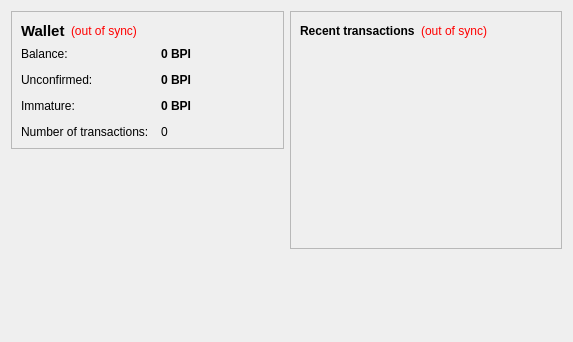
<?xml version="1.0" encoding="UTF-8"?>
<ui version="4.0">
 <class>OverviewPage</class>
 <widget class="QWidget" name="OverviewPage">
  <property name="geometry">
   <rect>
    <x>0</x>
    <y>0</y>
    <width>573</width>
    <height>342</height>
   </rect>
  </property>
  <property name="windowTitle">
   <string>Form</string>
  </property>
  <layout class="QHBoxLayout" name="horizontalLayout" stretch="1,1">
   <item>
    <layout class="QVBoxLayout" name="verticalLayout_2">
     <item>
      <widget class="QFrame" name="frame">
       <property name="frameShape">
        <enum>QFrame::StyledPanel</enum>
       </property>
       <property name="frameShadow">
        <enum>QFrame::Raised</enum>
       </property>
       <layout class="QVBoxLayout" name="verticalLayout_4">
        <item>
         <layout class="QHBoxLayout" name="horizontalLayout_4">
          <item>
           <widget class="QLabel" name="label_5">
            <property name="font">
             <font>
              <pointsize>11</pointsize>
              <weight>75</weight>
              <bold>true</bold>
             </font>
            </property>
            <property name="text">
             <string>Wallet</string>
            </property>
           </widget>
          </item>
          <item>
           <widget class="QLabel" name="labelWalletStatus">
            <property name="toolTip">
             <string>The displayed information may be out of date. Your wallet automatically synchronizes with the bigpicoin network after a connection is established, but this process has not completed yet.</string>
            </property>
            <property name="styleSheet">
             <string notr="true">QLabel { color: red; }</string>
            </property>
            <property name="text">
             <string notr="true">(out of sync)</string>
            </property>
            <property name="alignment">
             <set>Qt::AlignLeading|Qt::AlignLeft|Qt::AlignVCenter</set>
            </property>
           </widget>
          </item>
          <item>
           <spacer name="horizontalSpacer_2">
            <property name="orientation">
             <enum>Qt::Horizontal</enum>
            </property>
            <property name="sizeHint" stdset="0">
             <size>
              <width>40</width>
              <height>20</height>
             </size>
            </property>
           </spacer>
          </item>
         </layout>
        </item>
        <item>
         <layout class="QFormLayout" name="formLayout_2">
          <property name="fieldGrowthPolicy">
           <enum>QFormLayout::AllNonFixedFieldsGrow</enum>
          </property>
          <property name="horizontalSpacing">
           <number>12</number>
          </property>
          <property name="verticalSpacing">
           <number>12</number>
          </property>
          <item row="0" column="0">
           <widget class="QLabel" name="label">
            <property name="text">
             <string>Balance:</string>
            </property>
           </widget>
          </item>
          <item row="0" column="1">
           <widget class="QLabel" name="labelBalance">
            <property name="font">
             <font>
              <weight>75</weight>
              <bold>true</bold>
             </font>
            </property>
            <property name="cursor">
             <cursorShape>IBeamCursor</cursorShape>
            </property>
            <property name="toolTip">
             <string>Your current balance</string>
            </property>
            <property name="text">
             <string notr="true">0 BPI</string>
            </property>
            <property name="textInteractionFlags">
             <set>Qt::LinksAccessibleByMouse|Qt::TextSelectableByKeyboard|Qt::TextSelectableByMouse</set>
            </property>
           </widget>
          </item>
          <item row="1" column="0">
           <widget class="QLabel" name="label_3">
            <property name="text">
             <string>Unconfirmed:</string>
            </property>
           </widget>
          </item>
          <item row="1" column="1">
           <widget class="QLabel" name="labelUnconfirmed">
            <property name="font">
             <font>
              <weight>75</weight>
              <bold>true</bold>
             </font>
            </property>
            <property name="cursor">
             <cursorShape>IBeamCursor</cursorShape>
            </property>
            <property name="toolTip">
             <string>Total of transactions that have yet to be confirmed, and do not yet count toward the current balance</string>
            </property>
            <property name="text">
             <string notr="true">0 BPI</string>
            </property>
            <property name="textInteractionFlags">
             <set>Qt::LinksAccessibleByMouse|Qt::TextSelectableByKeyboard|Qt::TextSelectableByMouse</set>
            </property>
           </widget>
          </item>
          <item row="3" column="0">
           <widget class="QLabel" name="label_2">
            <property name="text">
             <string>Number of transactions:</string>
            </property>
           </widget>
          </item>
          <item row="3" column="1">
           <widget class="QLabel" name="labelNumTransactions">
            <property name="toolTip">
             <string>Total number of transactions in wallet</string>
            </property>
            <property name="text">
             <string notr="true">0</string>
            </property>
           </widget>
          </item>
          <item row="2" column="0">
           <widget class="QLabel" name="labelImmatureText">
            <property name="text">
             <string>Immature:</string>
            </property>
           </widget>
          </item>
          <item row="2" column="1">
           <widget class="QLabel" name="labelImmature">
            <property name="font">
             <font>
              <weight>75</weight>
              <bold>true</bold>
             </font>
            </property>
            <property name="toolTip">
             <string>Mined balance that has not yet matured</string>
            </property>
            <property name="text">
             <string notr="true">0 BPI</string>
            </property>
            <property name="textInteractionFlags">
             <set>Qt::LinksAccessibleByMouse|Qt::TextSelectableByKeyboard|Qt::TextSelectableByMouse</set>
            </property>
           </widget>
          </item>
         </layout>
        </item>
       </layout>
      </widget>
     </item>
     <item>
      <spacer name="verticalSpacer">
       <property name="orientation">
        <enum>Qt::Vertical</enum>
       </property>
       <property name="sizeHint" stdset="0">
        <size>
         <width>20</width>
         <height>40</height>
        </size>
       </property>
      </spacer>
     </item>
    </layout>
   </item>
   <item>
    <layout class="QVBoxLayout" name="verticalLayout_3">
     <item>
      <widget class="QFrame" name="frame_2">
       <property name="frameShape">
        <enum>QFrame::StyledPanel</enum>
       </property>
       <property name="frameShadow">
        <enum>QFrame::Raised</enum>
       </property>
       <layout class="QVBoxLayout" name="verticalLayout">
        <item>
         <layout class="QHBoxLayout" name="horizontalLayout_2">
          <item>
           <widget class="QLabel" name="label_4">
            <property name="text">
             <string>&lt;b&gt;Recent transactions&lt;/b&gt;</string>
            </property>
           </widget>
          </item>
          <item>
           <widget class="QLabel" name="labelTransactionsStatus">
            <property name="toolTip">
             <string>The displayed information may be out of date. Your wallet automatically synchronizes with the bigpicoin network after a connection is established, but this process has not completed yet.</string>
            </property>
            <property name="styleSheet">
             <string notr="true">QLabel { color: red; }</string>
            </property>
            <property name="text">
             <string notr="true">(out of sync)</string>
            </property>
            <property name="alignment">
             <set>Qt::AlignRight|Qt::AlignTrailing|Qt::AlignVCenter</set>
            </property>
           </widget>
          </item>
          <item>
           <spacer name="horizontalSpacer">
            <property name="orientation">
             <enum>Qt::Horizontal</enum>
            </property>
            <property name="sizeHint" stdset="0">
             <size>
              <width>40</width>
              <height>20</height>
             </size>
            </property>
           </spacer>
          </item>
         </layout>
        </item>
        <item>
         <widget class="QListView" name="listTransactions">
          <property name="styleSheet">
           <string notr="true">QListView { background: transparent; }</string>
          </property>
          <property name="frameShape">
           <enum>QFrame::NoFrame</enum>
          </property>
          <property name="verticalScrollBarPolicy">
           <enum>Qt::ScrollBarAlwaysOff</enum>
          </property>
          <property name="horizontalScrollBarPolicy">
           <enum>Qt::ScrollBarAlwaysOff</enum>
          </property>
          <property name="selectionMode">
           <enum>QAbstractItemView::NoSelection</enum>
          </property>
         </widget>
        </item>
       </layout>
      </widget>
     </item>
     <item>
      <spacer name="verticalSpacer_2">
       <property name="orientation">
        <enum>Qt::Vertical</enum>
       </property>
       <property name="sizeHint" stdset="0">
        <size>
         <width>20</width>
         <height>40</height>
        </size>
       </property>
      </spacer>
     </item>
    </layout>
   </item>
  </layout>
 </widget>
 <resources/>
 <connections/>
</ui>
